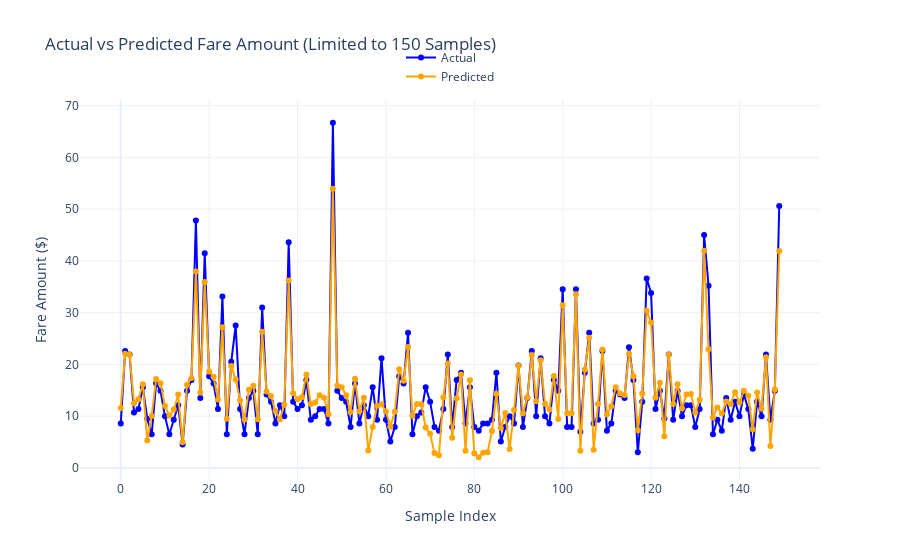

Notebook cell for this chart:
### Code cell
from sklearn.linear_model import LinearRegression
from data import *
from model import *

taxi_type = GREEN
train_sql = getSqlForModeling(taxi_type, isTrain=True)
test_sql = getSqlForModeling(taxi_type, isTrain=False)

model = LinearRegression()

# Training
with DR.engn.connect() as conn:
    processed = 0
    for df in pd.read_sql(train_sql, conn, chunksize=CHUNK_SIZE):
        processed += len(df)
        X = df[FEATURES]
        y = df[VARIABLE]

        model.fit(X, y)
        O.out(f'Trained {processed} rows')

# Predictions
with DR.engn.connect() as conn:
    processed = 0
    y_test = []
    y_pred = []
    for df in pd.read_sql(test_sql, conn, chunksize=CHUNK_SIZE):
        processed += len(df)
        X = df[FEATURES]
        y_test.append(df[VARIABLE])

        y_pred.append(model.predict(X))
        O.out(f'Predicted {processed} rows')

# Performance
merged_y_test = pd.concat(y_test, ignore_index=True)
merged_y_pred = np.concatenate(y_pred)

showPerformance(merged_y_test, merged_y_pred)

### Figure 1 — Plotly figure (JSON) as saved in the notebook; plotly's stock layout.template omitted (floating-point values rounded to 4 significant figures; data arrays with more than 128 entries replaced by an {"elided": "..."} marker saying what was removed)
{"data": [{"line": {"color": "blue"}, "mode": "lines+markers", "name": "Actual", "type": "scatter", "x": {"elided": "150 int values"}, "y": {"elided": "150 float values"}}, {"line": {"color": "orange"}, "mode": "lines+markers", "name": "Predicted", "type": "scatter", "x": {"elided": "150 int values"}, "y": {"elided": "150 float values"}}], "layout": {"legend": {"x": 0.5, "xanchor": "center", "y": 1.15, "yanchor": "top"}, "title": {"text": "Actual vs Predicted Fare Amount (Limited to 150 Samples)"}, "xaxis": {"title": {"text": "Sample Index"}}, "yaxis": {"title": {"text": "Fare Amount ($)"}}}}
